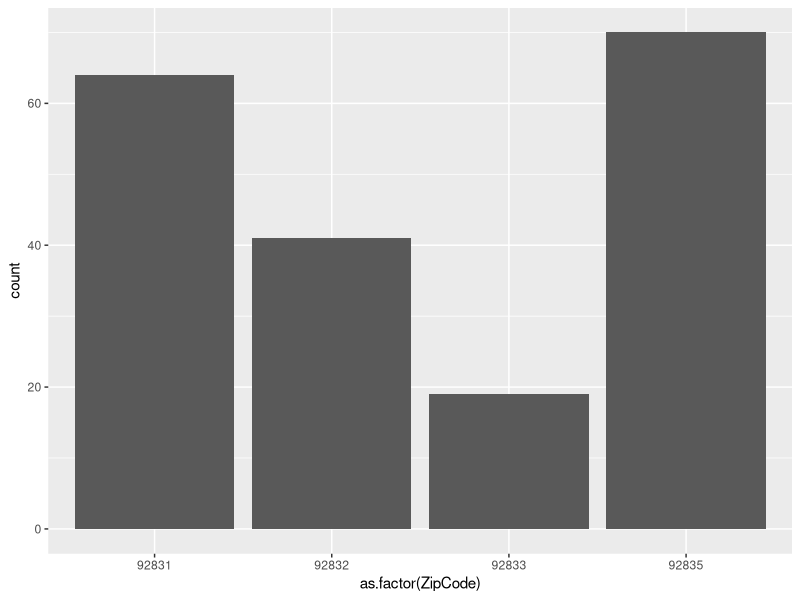
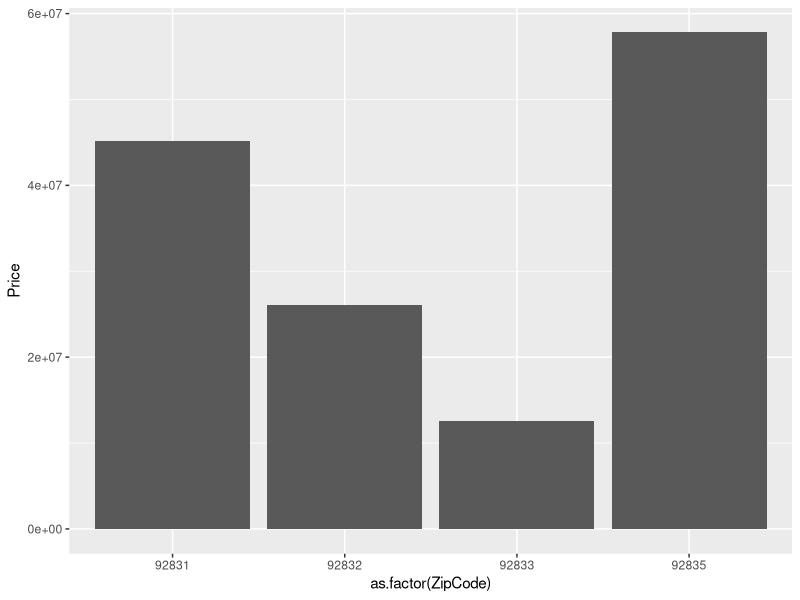

The R source for these figures, in order: (Note: this script raises an error after producing the figures.)
# R Code for the 11/14/2019 CCAM/BDAC R Workshop

library(ggplot2)
library(readr)
cereal <- read_csv("cereal_calories.csv")
housing <- read_csv("housing.csv")
crime <- read_csv("lacrime2017.csv")


# Slide 13: bar graph
zip_bargraph <- ggplot(data = housing, 
                       mapping = aes(x = as.factor(ZipCode))
) + geom_bar()
print(zip_bargraph)

# Slide 14: bar graph
zip_bargraph2 <- ggplot(data = housing, 
                        mapping = aes(x = as.factor(ZipCode), y = Price)
) + geom_col()
print(zip_bargraph2)

# Slide 15: Cereal avearages
library(dplyr)
cereal_averages <- cereal %>% 
  group_by(Manufacturer) %>%
  summarize(Calories = mean(Calories))

# Slides 16-24: create the barplot
cereal1 <- ggplot(cereal_averages, 
                  aes(x = Manufacturer, y = Calories)) + geom_col()
# Slide 17
cereal1 <- ggplot(cereal_averages, 
                  aes(x = Manufacturer, y = Calories)) + 
  geom_col(aes(fill = Manufacturer))

# Slide 18
cereal1 <- ggplot(cereal_averages, 
                  aes(x = reorder(Manufacturer, Calories),
                      y = Calories)) + 
  geom_col(aes(fill = Manufacturer))

# Slide 19
cereal2 <- cereal1 + labs(x = "", y = "Calories per Serving")

# Slide 20
cereal3 <- cereal2 + ggtitle("Average Calories by Cereal Manufacturer")

# Slide 21
cereal4 <- cereal3 + scale_fill_manual(values = cbPalette[c(1,1,1,7)])

# Slide 23
cereal5 <- cereal4 + guides(fill = FALSE)

# Slide 24
cereal6 <- cereal5 + theme(plot.title = element_text(hjust = 0.5))

# End product of slides 16-24
print(cereal6)

# Slide 27: Scatterplot
sqft_scatter <- ggplot(data = housing, 
                       mapping = aes(x = SqFt, y = Price)
) + geom_jitter()
print(sqft_scatter)

# Slide 28: Line plot
housing.month <- housing %>% group_by(Month) %>% summarize(AvgPrice = mean(Price))
housing_linegraph <- ggplot(data = housing.month, 
                            mapping = aes(x = Month, y = AvgPrice)
) + geom_line()
print(housing_linegraph)

# Slide 29: Line plot setup
print(crime)

# Slides 30-36 : create the line plot
crime1 <- ggplot(crime, 
                 aes(x = month, y = ncrimes)) + geom_line()

# Slide 31
crime2 <- ggplot(crime, aes(x = month, y = ncrimes)) + 
  geom_line(aes(color = `Crime Name`))

# Slide 32
crime3 <- crime2 + theme_bw()

# Slide 33
month.labels <- c("Jan","Feb","Mar","Apr","May","Jun","Jul","Aug","Sep","Oct","Nov","Dec")

crime4 <- crime3 + scale_x_continuous(
  breaks = seq(1,12),
  labels = month.labels) 

# Slide 34
crime5 <- crime4 + theme(panel.grid.minor.x = element_blank())

# Slide 35
crime6 <- crime5 + labs(x = "", y = "Number of Crimes") +
  ggtitle("Crime in 2017 in Los Angeles")

# Slide 36
crime7 <- crime6 + scale_color_manual(name = "",
                            breaks = c("Battery","Vehicle Theft","Burglary", "Identity Theft"),
                            values = cbPalette[c(1,2,3,4)])

# Output of slides 30-36
print(crime7)

# Slide 38: Faceting
crime_facet <- crime1 + 
  facet_wrap(~`Crime Name`)
print(crime_facet)

# Slide 39: Annotations
crime_annotated <- crime7 + 
  annotate(geom = "text",
           x = 1, y = 300,
           label = "Source: LAPD, https://data.lacity.org",
           hjust = 0)
print(crime_annotated)

# Slides 40-41: Fixing Font Size
cereal_fontsize <- cereal5 + 
  theme(axis.title = element_text(size = 18),
        axis.text = element_text(size = 14),
        plot.title = element_text(hjust = 0.5, size = 24)
  )
print(cereal_fontsize)

crime_fontsize <- crime7 + 
  theme(axis.title = element_text(size = 18),
        axis.text = element_text(size = 14),
        plot.title = element_text(hjust = 0.5, size = 24),
        legend.text = element_text(size = 14)
  )
print(crime_fontsize)
